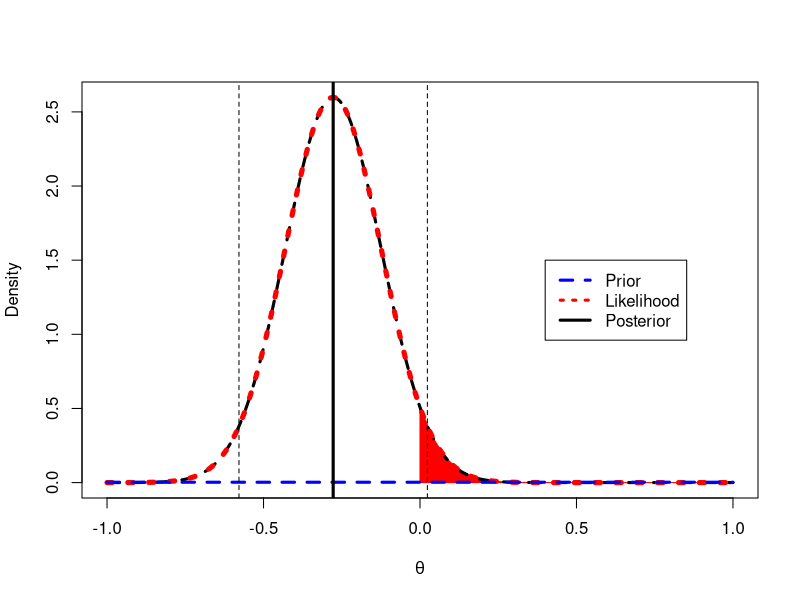

Here is the R script that generated this plot:
## ---- chunk 1

polyCurve <- function(x, y, from, to, n = 50, miny,
                      col = "red", border = col) {
    drawPoly <- function(fun, from, to, n = 50, miny, col, border) {
        Sq <- seq(from = from, to = to, length = n)
        polygon(x = c(Sq[1], Sq, Sq[n]),
                y = c(miny, fun(Sq), miny),
                col = col, border = border)
    }
    lf <- length(from)
    stopifnot(identical(lf, length(to)))
    if(length(col) != lf)
        col <- rep(col, length.out = lf)
    if(length(border) != lf)
        border <- rep(border, length.out = lf)
    if(missing(miny))
        miny <- min(y)
    interp <- approxfun(x = x, y = y)
    mapply(drawPoly, from = from, to = to, col = col, border = border,
           MoreArgs = list(fun = interp, n = n, miny = miny))
    invisible()
}
## ---- chunk 2

th = seq(-1,1,length=500)

hatlogOR=log((172/172)/(194/147))
hatdataSE=sqrt(1/172+1/(344-172) + 1/194 + 1/(341-194))
prior = rep(0.0025,length(th))
like = dnorm(hatlogOR,mean=th,sd=hatdataSE)
post = dnorm(th,hatlogOR,hatdataSE)

plot(th,post,type="l",ylab="Density",lty=2,lwd=3,xlab = expression(theta), panel.first = polyCurve(th, like, from = 0, to = 2))
lines(th,like,lty=3,lwd=5,col="red")
lines(th,prior,lty=2,lwd=3,col="blue")
legend(0.4,1.5,c("Prior","Likelihood","Posterior"),lty=c(2,3,1),lwd=c(3,3,3),col=c("Blue","red","black"))
abline(v=hatlogOR,lwd=3)
abline(v=hatlogOR+1.96*hatdataSE,lty=2)
abline(v=hatlogOR-1.96*hatdataSE,lty=2)

## ---- chunk 3
pnorm(0,mean = hatlogOR,sd = hatdataSE)
